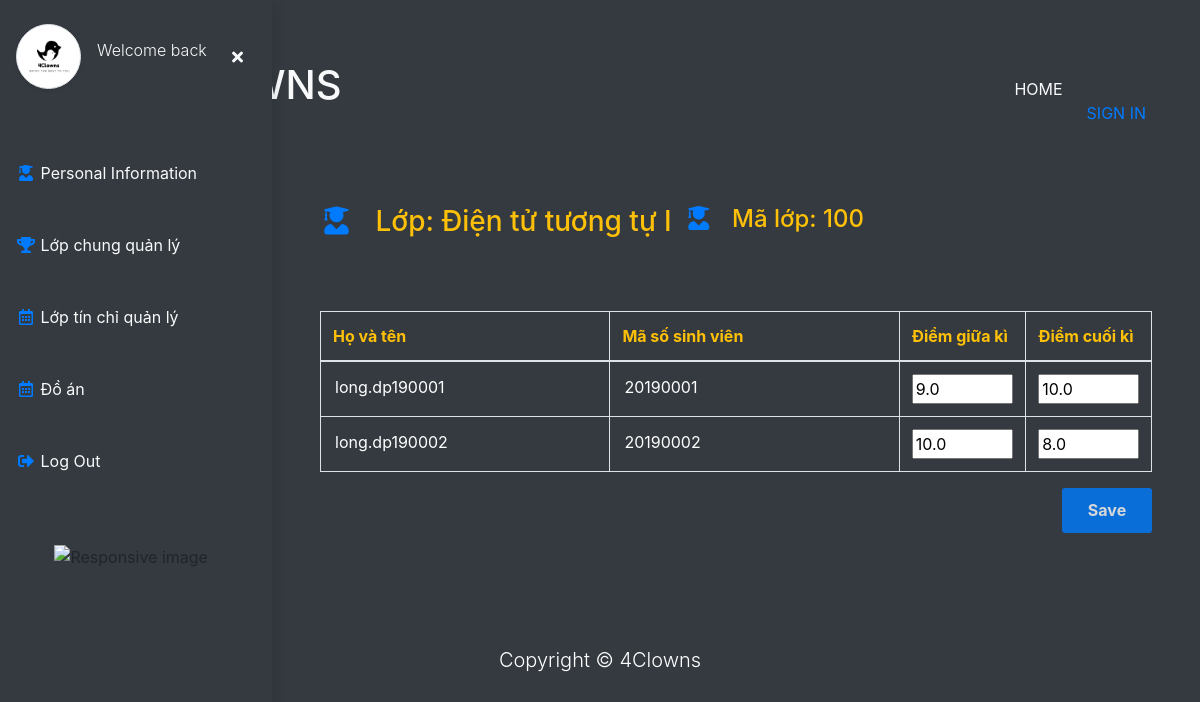
The app's page /teacher/lop_tin_chi/100 with its own data.
### student/models.py (models this page shows, shortened)
class lop(models.Model):
    class ClassType(models.TextChoices):
        LT = "Lý thuyết", "LT"
        TN = "Thí nghiệm", "TN"
    code = models.IntegerField(unique=True)
    type = models.CharField(choices=ClassType.choices, verbose_name="Loại lớp", default=ClassType.LT, max_length=20)
    hoc_phan = models.ForeignKey(hoc_phan, verbose_name="Học phần", related_name="available_class", on_delete=models.CASCADE)
    timetable = models.ForeignKey(timetable, on_delete=CASCADE)
    teacher = models.ForeignKey("users.Teacher", on_delete=models.CASCADE, blank=True, null=True)
    timing = models.ForeignKey(timing, on_delete=CASCADE, null=True)
    sinh_vien = models.ManyToManyField("users.Student", related_name="lopTC", verbose_name="Sinh viên", blank=True)
    class Meta:
        verbose_name = "Lớp tín chỉ"
        verbose_name_plural = 'Lớp tín chỉ'

class sinhvien_hocphan(models.Model):
    sinh_vien=models.ForeignKey('users.Student', on_delete=CASCADE, verbose_name="Sinh viên", related_name='bang_diem')
    hoc_phan=models.ForeignKey(hoc_phan, on_delete=CASCADE, verbose_name='Học phần')
    number = models.PositiveSmallIntegerField(verbose_name="Lần thứ", default=1)
    lop = models.ForeignKey(lop, on_delete=CASCADE, verbose_name="Lớp đăng kí", blank=True, null=True)
    giua_ki = models.FloatField(verbose_name='Điểm giữa kì', validators=[validate_score], null=True, blank=True)
    cuoi_ki = models.FloatField(verbose_name='Điểm cuối kì' ,validators=[validate_score], null=True, blank=True)
    class Meta:
        unique_together = ('sinh_vien', 'hoc_phan', 'number')
        verbose_name = "Bảng điểm"
        verbose_name_plural = "Bảng điểm"

### management/models.py (models this page shows)
class hoc_phan(models.Model):
    name = CharField(_("Tên học phần"), max_length=50)
    code = CharField(_("Mã học phần"), max_length=10, unique=True)
    vien = models.ForeignKey(vien_dao_tao, verbose_name="Viện trực thuộc", on_delete=models.CASCADE, related_name="cac_hoc_phan")
    sinh_vien = models.ManyToManyField('users.Student', verbose_name="Sinh viên", related_name='hocPhan', blank=True)
    class Meta:
        verbose_name = "Học phần"
        verbose_name_plural = 'Học phần'
        ordering = ["vien"]
    def __str__(self):
        return f"{self.name}"

### users/models.py (models this page shows, shortened)
class User(AbstractBaseUser, PermissionsMixin):
    class Genders(models.TextChoices):
        MALE = "MALE", "Male"
        FEMALE = "FEMALE", "Female"
    email = models.EmailField(_("Email"),max_length=50, unique=True, blank=True)
    firstname = models.CharField(_("Tên"),max_length=20,  blank=False, null=True)
    surname = models.CharField(_("Tên đệm"),max_length=20, null=True, blank=True)
    lastname = models.CharField(_("Họ"),max_length=20, null=True, blank=True)
    date_of_birth = models.DateField(_("Ngày sinh"), blank=True, null=True, )
    phone = models.CharField(_("Số điện thoại"), max_length=15, blank=True, null=True)
    is_superuser = models.BooleanField(default=False)
    is_active = models.BooleanField(default=True)
    last_login = models.DateTimeField(auto_now_add=True)
    date_joined = models.DateTimeField(auto_now_add=True)
    role = models.BooleanField(null=True, blank=True)
    gender = models.CharField(
        _("Gender"), max_length=50, choices=Genders.choices, default=Genders.MALE
    )
    objects = UserManager()
    USERNAME_FIELD = 'email'
    REQUIRED_FIELDS = []

class Student(User):
    year_start = models.IntegerField(_("Năm vào trường"), default=datetime.datetime.now().year)
    vien = models.ForeignKey(vien_dao_tao, verbose_name="Viện", on_delete=models.CASCADE, null=True, blank=True)
    lop_chung = models.ForeignKey(lop_chung,verbose_name="Lớp chung", on_delete=models.CASCADE, related_name="sinh_vien", null=True, blank=True)
    code = models.CharField(_("Mã số sinh viên"), max_length=8, blank=True, unique=True)
    khoa = models.ForeignKey(khoa, verbose_name="Khóa" , max_length=3, blank=True, on_delete=CASCADE, null=True)
    def __str__(self):
        return self.email.replace("@edu.com.vn", "")
    class Meta:
        verbose_name = "Sinh viên"
        verbose_name_plural = 'Sinh viên'

### teacher/views.py (the view, shortened to what this page needs)
# urls.py: path('lop_tin_chi/<int:lopTC_code>', views.tung_lop_TC, name='tung_lop_TC'),
def tung_lop_TC(request, lopTC_code):
    lopTC = lop.objects.get(code=lopTC_code)
    try:
        studentTC = lopTC.sinh_vien.all().order_by('code')
    except:
        studentTC = None
    data = []
    bangDiemSet = formset_factory(ChangeDiemForm, extra=0)
    for student in studentTC:
        data.append({
            'sinh_vien': student,
            'code': student.code,
            'giua_ki': student.bang_diem.get(lop=lopTC).giua_ki,
            'cuoi_ki': student.bang_diem.get(lop=lopTC).cuoi_ki,
        })
    bangDiemList = bangDiemSet(request.POST or None, initial=data)
    return render(request, "teacher/tung_lop_TC.html", {
                "lopTC": lopTC,
                "changeDiemForm": bangDiemList,
                "studentTC": studentTC,
            })

### templates/teacher/tung_lop_TC.html (shortened to what this page needs)
{% extends 'base.html' %}
{% load static%}
{% block content %}
<div class="page-content p-5 position-relative" id="content">
    <div class="row mt-4">
      <h3 class="text-warning">
        <i class="fas fa-user-graduate me-1 text-primary fa-fw" style="width: 2.25em;"></i>
         Lớp: {{ lopTC.hoc_phan }}
      </h3>
      <h4 class="text-warning">
        <i class="fas fa-user-graduate me-1 text-primary fa-fw" style="width: 2.25em;"></i>
        Mã lớp: {{lopTC.code}}
      </h4>
      <div class="col-lg-12 mt-5">
        <div class="row">
          <div class="col-lg-12 mt-3">
            <form action="" method="POST">
                <table class="table table-bordered table-responsive-sm">
                    <thead>
                        <tr>
                            <th class="text-warning">Họ và tên</th>
                            <th class="text-warning">Mã số sinh viên</th>
                            <th class="text-warning">Điểm giữa kì</th>
                            <th class="text-warning">Điểm cuối kì</th>
                        </tr>
                    </thead>
                    <tbody>
                        {% for form in changeDiemForm %}
                            <tr>
                                <td><input class="bg-dark text-white border-0" type="text" name="{{form.sinh_vien.html_name}}" value="{{form.sinh_vien.value}}" readonly maxlength="15" id="{{form.sinh_vien.id_for_label}}"></td>
                                <td><input class="bg-dark text-white border-0" type="text" name="{{form.code.html_name}}" value="{{form.code.value}}" readonly maxlength="15" id="{{form.code.id_for_label}}"></td>
                                <td ><input class="w-100" type="number" placeholder="Enter score" name="{{form.giua_ki.html_name}}" value="{{form.giua_ki.value}}"  min="0" max="10" id="{{form.giua_ki.id_for_label}}"></td>
                                <td ><input class="w-100 " type="number" placeholder="Enter score" name="{{form.cuoi_ki.html_name}}" value="{{form.cuoi_ki.value}}"  min="0" max="10" id="{{form.cuoi_ki.id_for_label}}"></td>
                            </tr>
                        {% endfor %}
                    </tbody>
                </table>
            <input class="float-right input-btn" type="submit" value="Save">
            </form>
          </div>
        </div>
      </div>
    </div>
  </div>
{% include "teacher/teacher_base.html" %}
{% endblock content %}

### static/css/custom.css (style rules this page uses)
body::before { display: block; content: ''; height: 45px; }
.input-btn { min-width: 90px; min-height: 45px; text-align: center; background-color: #007bff; border: none; color: white; font-weight: 700; opacity: 0.8; border-radius: 3px; }

### static/css/student.css (style rules this page uses)
body { min-height: 100vh; overflow-x: hidden; }
.page-content { width: calc(100% - 17rem); margin-left: 17rem; transition: all 0.4s; }

### templates/teacher/tung_lop_TC.html (style rules this page uses)
input[type=number] { -moz-appearance: textfield; }

### records on screen
lop: hoc_phan "Điện tử tương tự I", code "100"
User: sinh_vien.value "long.dp190001"
Student: code.value "20190001"
sinhvien_hocphan: giua_ki.value "9.0", cuoi_ki.value "10.0"
User: sinh_vien.value "long.dp190002"
Student: code.value "20190002"
sinhvien_hocphan: giua_ki.value "10.0", cuoi_ki.value "8.0"
